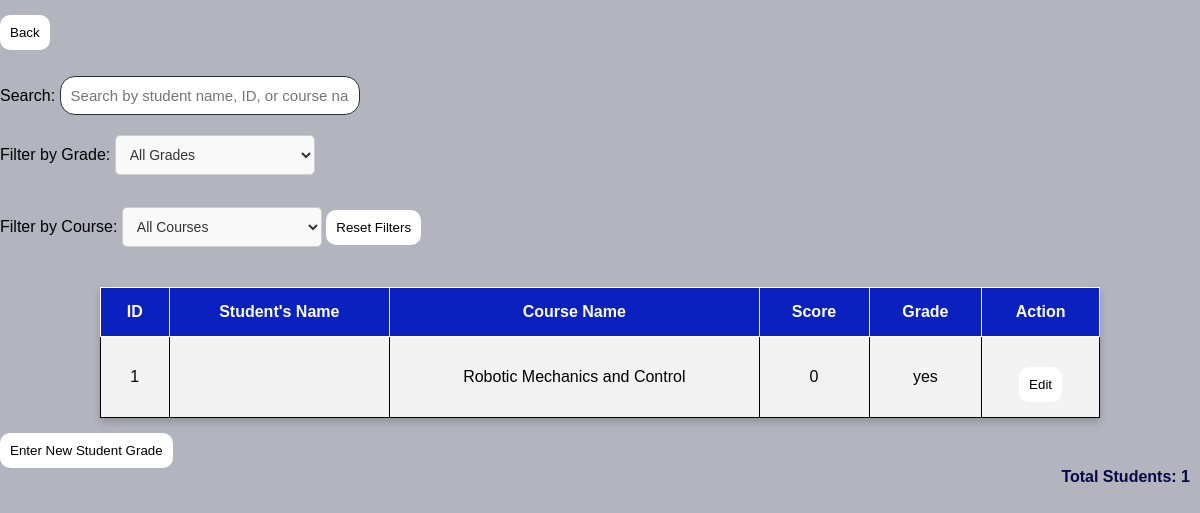
The app's page /php/viewgradetry.php (signed in), older data.
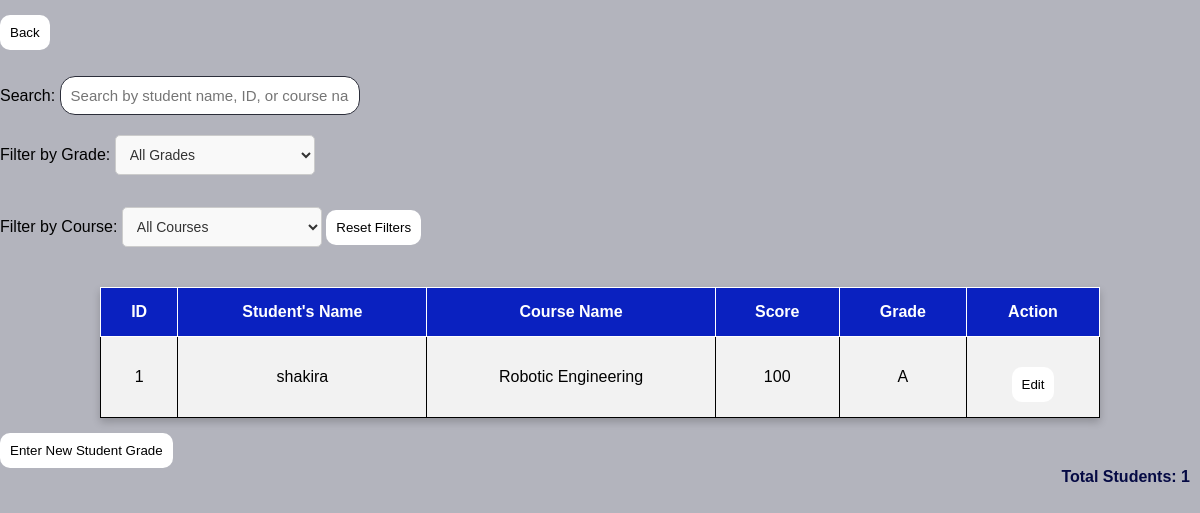
The same page, newer data.
### tables this page shows
CREATE TABLE `grades` (
  `ID` int(11) NOT NULL,
  `STUDENT_ID` varchar(50) DEFAULT NULL,
  `COURSE_ID` varchar(50) DEFAULT NULL,
  `SCORE` int(11) DEFAULT NULL,
  `GRADE` varchar(11) DEFAULT NULL,
  `ENTERED_BY` varchar(50) DEFAULT NULL,
  `ENTERED_AT` timestamp(6) NOT NULL DEFAULT current_timestamp(6)
);

CREATE TABLE `course` (
  `ID` int(11) NOT NULL,
  `NAME` varchar(50) DEFAULT NULL,
  `START_DATE` date DEFAULT NULL,
  `END_DATE` date DEFAULT NULL,
  `CODE` varchar(50) DEFAULT NULL,
  `status` enum('not-started','start','in-progress','ended') DEFAULT 'not-started'
);

CREATE TABLE `students` (
  `ID` int(11) NOT NULL,
  `NAME` varchar(50) NOT NULL,
  `PHONENUMBER` int(8) NOT NULL,
  `EMAIL` text NOT NULL,
  `PASSWORD_HASH` char(60) NOT NULL,
  `CREATED_AT` timestamp(6) NOT NULL DEFAULT current_timestamp(6),
  `UPDATED_AT` timestamp(6) NOT NULL DEFAULT current_timestamp(6),
  `COURSE_ID` varchar(11) DEFAULT NULL,
  `FACULTY` varchar(255) NOT NULL,
  `DEPARTMENT_ID` int(11) DEFAULT NULL,
  `GRADE_ID` varchar(11) DEFAULT NULL,
  `CLASS` varchar(11) DEFAULT NULL,
  `ROLE_ID` varchar(11) NOT NULL
);

### php/viewgradetry.php (the view, shortened to what this page needs)
<?php
$conn = db_connect();
if ($_SESSION['role'] == 3) {
    $redirect = "admin_dashboard.php";
} elseif ($_SESSION['role'] == 2) {
    $redirect = "faculty_dashboard.php";
}
$search = $_GET['search'] ?? '';
$query = "SELECT g.ID, SCORE, s.NAME AS student_name, c.NAME AS course_name, GRADE
          FROM grades g
          LEFT JOIN students s ON g.STUDENT_ID = s.ID
          LEFT JOIN course c ON g.COURSE_ID = c.ID
          WHERE 1=1";
$stmt = $conn->prepare($query);
$stmt->execute();
$result = $stmt->get_result();
$grades = $result->fetch_all(MYSQLI_ASSOC);
?>
<a href="<?php echo $redirect; ?>"><button>Back </button></a> <br>
<div style="margin-bottom: 20px;">
    Search: <input type="text" id="search" placeholder="Search by student name, ID, or course name"
    style="width: 300px;" oninput="updateSearch(this.value)"
    value="<?php echo htmlspecialchars($search); ?>">
    <br>Filter by Grade:
    <select id="filter_grade" onchange="applyFilter()">
        <option value="">All Grades</option>
    </select>
    <br>Filter by Course:
    <select id="filter_course" onchange="applyFilter()">
        <option value="">All Courses</option>
    </select>
    <a href="?"><button>Reset Filters</button></a>
</div>
<table>
    <thead>
        <tr>
            <th>ID</th>
            <th>Student's Name</th>
            <th>Course Name</th>
            <th>Score</th>
            <th>Grade</th>
            <th>Action</th>
        </tr>
    </thead>
    <tbody>
        <?php
        $count = 0;
        foreach ($grades as $grade): ?>
            <tr>
                <td><?php echo ++$count; ?></td>
                <td><?php echo htmlspecialchars($grade['student_name']); ?></td>
                <td><?php echo htmlspecialchars($grade['course_name']); ?></td>
                <td><?php echo htmlspecialchars($grade['SCORE']); ?></td>
                <td><?php echo htmlspecialchars($grade['GRADE']); ?></td>
                <td>
                    <a href="editgrade.php?id=<?php echo $grade['ID']; ?>"><button>Edit</button></a>
                </td>
            </tr>
        <?php endforeach; ?>
    </tbody>
</table>
<button onclick="location.href='creategrade.php'" >
    Enter New Student Grade
</button>
<p>Total Students: <?php echo $count; ?></p>

Row changes from the older to the newer data that the page shows:
removed grades: COURSE_ID.NAME "Robotic Mechanics and Control", SCORE "0", GRADE "yes"
added grades: STUDENT_ID.NAME "shakira", COURSE_ID.NAME "Robotic Engineering", SCORE "100", GRADE "A"
